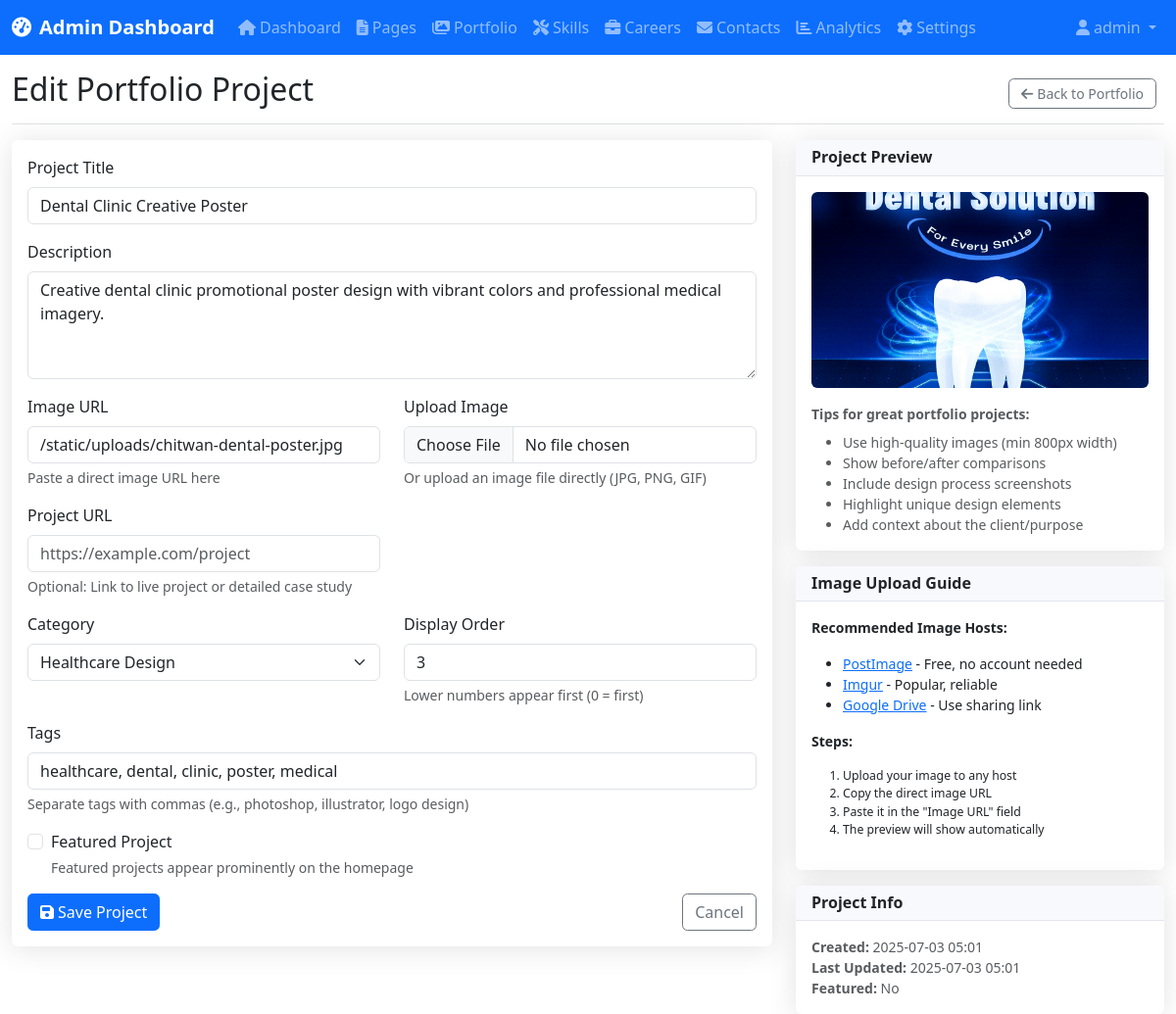
Page /admin/portfolio/11/edit (signed in) on the committed database.
### models.py (models this page shows, shortened)
class Admin(UserMixin, db.Model):
    id = db.Column(db.Integer, primary_key=True)
    username = db.Column(db.String(64), unique=True, nullable=False)
    email = db.Column(db.String(120), unique=True, nullable=False)
    password_hash = db.Column(db.String(256), nullable=False)
    created_at = db.Column(db.DateTime, default=datetime.utcnow)
    last_login = db.Column(db.DateTime)
    active = db.Column(db.Boolean, default=True)

class Portfolio(db.Model):
    id = db.Column(db.Integer, primary_key=True)
    title = db.Column(db.String(200), nullable=False)
    description = db.Column(db.Text)
    image_url = db.Column(db.String(500))
    project_url = db.Column(db.String(500))
    category = db.Column(db.String(100))
    tags = db.Column(db.String(500))  # Comma-separated tags
    is_featured = db.Column(db.Boolean, default=False)
    order_index = db.Column(db.Integer, default=0)
    created_at = db.Column(db.DateTime, default=datetime.utcnow)
    updated_at = db.Column(db.DateTime, default=datetime.utcnow, onupdate=datetime.utcnow)

### admin.py (the view, shortened to what this page needs)
@admin_bp.route('/portfolio/<int:portfolio_id>/edit', methods=['GET', 'POST'])
@login_required
def edit_portfolio(portfolio_id):
    portfolio = Portfolio.query.get_or_404(portfolio_id)
    form = PortfolioForm(obj=portfolio)
    return render_template('admin/portfolio_form.html', form=form, portfolio=portfolio, title='Edit Portfolio Project')

### templates/admin/portfolio_form.html (shortened to what this page needs)
{% extends "admin/base.html" %}
{% block content %}
<div class="d-flex justify-content-between flex-wrap flex-md-nowrap align-items-center pt-3 pb-2 mb-3 border-bottom">
    <h1 class="h2">{{ title }}</h1>
    <div class="btn-toolbar mb-2 mb-md-0">
        <div class="btn-group me-2">
            <a href="{{ url_for('admin.portfolio') }}" class="btn btn-sm btn-outline-secondary">
                <i class="fas fa-arrow-left me-1"></i>Back to Portfolio
            </a>
        </div>
    </div>
</div>
<div class="row">
    <div class="col-lg-8">
        <div class="card shadow">
            <div class="card-body">
                <form method="POST" enctype="multipart/form-data">
                    <div class="mb-3">
                        {{ form.title.label(class="form-label") }}
                        {{ form.title(class="form-control") }}
                    </div>
                    <div class="mb-3">
                        {{ form.description.label(class="form-label") }}
                        {{ form.description(class="form-control", rows="4", placeholder="Describe your project, the tools used, and the design process...") }}
                    </div>
                    <div class="row">
                        <div class="col-md-6">
                            <div class="mb-3">
                                {{ form.image_url.label(class="form-label") }}
                                {{ form.image_url(class="form-control", placeholder="https://example.com/image.jpg") }}
                                <div class="form-text">Paste a direct image URL here</div>
                            </div>
                        </div>
                        <div class="col-md-6">
                            <div class="mb-3">
                                {{ form.image_file.label(class="form-label") }}
                                {{ form.image_file(class="form-control") }}
                                <div class="form-text">Or upload an image file directly (JPG, PNG, GIF)</div>
                            </div>
                        </div>
                        <div class="col-md-6">
                            <div class="mb-3">
                                {{ form.project_url.label(class="form-label") }}
                                {{ form.project_url(class="form-control", placeholder="https://example.com/project") }}
                                <div class="form-text">Optional: Link to live project or detailed case study</div>
                            </div>
                        </div>
                    </div>
                    <div class="row">
                        <div class="col-md-6">
                            <div class="mb-3">
                                {{ form.category.label(class="form-label") }}
                                {{ form.category(class="form-select") }}
                            </div>
                        </div>
                        <div class="col-md-6">
                            <div class="mb-3">
                                {{ form.order_index.label(class="form-label") }}
                                {{ form.order_index(class="form-control", placeholder="0") }}
                                <div class="form-text">Lower numbers appear first (0 = first)</div>
                            </div>
                        </div>
                    </div>
                    <div class="mb-3">
                        {{ form.tags.label(class="form-label") }}
                        {{ form.tags(class="form-control", placeholder="photoshop, logo design, branding, social media") }}
                        <div class="form-text">Separate tags with commas (e.g., photoshop, illustrator, logo design)</div>
                    </div>
                    <div class="form-check mb-3">
                        {{ form.is_featured(class="form-check-input") }}
                        {{ form.is_featured.label(class="form-check-label") }}
                        <div class="form-text">Featured projects appear prominently on the homepage</div>
                    </div>
                    <div class="d-flex justify-content-between">
                        <button type="submit" class="btn btn-primary">
                            <i class="fas fa-save me-1"></i>Save Project
                        </button>
                        <a href="{{ url_for('admin.portfolio') }}" class="btn btn-outline-secondary">Cancel</a>
                    </div>
                </form>
            </div>
        </div>
    </div>
    <div class="col-lg-4">
        <div class="card shadow">
            <div class="card-header">
                <h6 class="m-0 font-weight-bold">Project Preview</h6>
            </div>
            <div class="card-body">
                <div id="image-preview" class="mb-3">
                    {% if portfolio and portfolio.image_url %}
                        <img src="{{ portfolio.image_url }}" class="img-fluid rounded" alt="Project preview" style="max-height: 200px; width: 100%; object-fit: cover;">
                    {% else %}
                        <div class="bg-light rounded d-flex align-items-center justify-content-center" style="height: 200px;">
                            <i class="fas fa-image fa-2x text-muted"></i>
                        </div>
                    {% endif %}
                </div>
                <div class="small text-muted">
                    <strong>Tips for great portfolio projects:</strong>
                    <ul class="mt-2 mb-0">
                        <li>Use high-quality images (min 800px width)</li>
                        <li>Show before/after comparisons</li>
                        <li>Include design process screenshots</li>
                        <li>Highlight unique design elements</li>
                        <li>Add context about the client/purpose</li>
                    </ul>
                </div>
            </div>
        </div>
        <div class="card shadow mt-3">
            <div class="card-header">
                <h6 class="m-0 font-weight-bold">Image Upload Guide</h6>
            </div>
            <div class="card-body small">
                <p><strong>Recommended Image Hosts:</strong></p>
                <ul>
                    <li><a href="https://postimg.cc" target="_blank">PostImage</a> - Free, no account needed</li>
                    <li><a href="https://imgur.com" target="_blank">Imgur</a> - Popular, reliable</li>
                    <li><a href="https://drive.google.com" target="_blank">Google Drive</a> - Use sharing link</li>
                </ul>
                <p class="mt-3"><strong>Steps:</strong></p>
                <ol class="small">
                    <li>Upload your image to any host</li>
                    <li>Copy the direct image URL</li>
                    <li>Paste it in the "Image URL" field</li>
                    <li>The preview will show automatically</li>
                </ol>
            </div>
        </div>
        {% if portfolio %}
        <div class="card shadow mt-3">
            <div class="card-header">
                <h6 class="m-0 font-weight-bold">Project Info</h6>
            </div>
            <div class="card-body small text-muted">
                <div><strong>Created:</strong> {{ portfolio.created_at.strftime('%Y-%m-%d %H:%M') }}</div>
                <div><strong>Last Updated:</strong> {{ portfolio.updated_at.strftime('%Y-%m-%d %H:%M') }}</div>
                <div><strong>Featured:</strong> {{ 'Yes' if portfolio.is_featured else 'No' }}</div>
            </div>
        </div>
        {% endif %}
    </div>
</div>
{% endblock %}

### templates/admin/base.html (shortened to what this page needs)
<!DOCTYPE html>
<html lang="en">
<head>
    <link href="https://cdn.jsdelivr.net/npm/bootstrap@5.3.0/dist/css/bootstrap.min.css" rel="stylesheet">
    <link rel="stylesheet" href="https://cdnjs.cloudflare.com/ajax/libs/font-awesome/6.4.0/css/all.min.css">
    <link rel="stylesheet" href="{{ url_for('static', filename='css/admin.css') }}">
</head>
<body>
    <nav class="navbar navbar-expand-lg navbar-dark bg-primary">
        <div class="container-fluid">
            <a class="navbar-brand" href="{{ url_for('admin.dashboard') }}">
                <i class="fas fa-tachometer-alt me-2"></i>Admin Dashboard
            </a>
            <div class="collapse navbar-collapse" id="navbarNav">
                <ul class="navbar-nav me-auto">
                    <li class="nav-item">
                        <a class="nav-link" href="{{ url_for('admin.dashboard') }}">
                            <i class="fas fa-home me-1"></i>Dashboard
                        </a>
                    </li>
                    <li class="nav-item">
                        <a class="nav-link" href="{{ url_for('admin.pages') }}">
                            <i class="fas fa-file-alt me-1"></i>Pages
                        </a>
                    </li>
                    <li class="nav-item">
                        <a class="nav-link" href="{{ url_for('admin.portfolio') }}">
                            <i class="fas fa-images me-1"></i>Portfolio
                        </a>
                    </li>
                    <li class="nav-item">
                        <a class="nav-link" href="{{ url_for('admin.skills') }}">
                            <i class="fas fa-tools me-1"></i>Skills
                        </a>
                    </li>
                    <li class="nav-item">
                        <a class="nav-link" href="{{ url_for('admin.careers') }}">
                            <i class="fas fa-briefcase me-1"></i>Careers
                        </a>
                    </li>
                    <li class="nav-item">
                        <a class="nav-link" href="{{ url_for('admin.contacts') }}">
                            <i class="fas fa-envelope me-1"></i>Contacts
                        </a>
                    </li>
                    <li class="nav-item">
                        <a class="nav-link" href="{{ url_for('admin.analytics') }}">
                            <i class="fas fa-chart-bar me-1"></i>Analytics
                        </a>
                    </li>
                    <li class="nav-item">
                        <a class="nav-link" href="{{ url_for('admin.settings') }}">
                            <i class="fas fa-cog me-1"></i>Settings
                        </a>
                    </li>
                </ul>
                <ul class="navbar-nav">
                    <li class="nav-item dropdown">
                        <a class="nav-link dropdown-toggle" href="#" role="button" data-bs-toggle="dropdown">
                            <i class="fas fa-user me-1"></i>{{ current_user.username }}
                        </a>
                    </li>
                </ul>
            </div>
        </div>
    </nav>
    <div class="container-fluid">
        <div class="row">
            <main class="col-12">
                {% block content %}{% endblock %}
            </main>
        </div>
    </div>
</body>
</html>

### static/css/admin.css (style rules this page uses)
:root { --primary-color: #4e73df; --success-color: #1cc88a; --info-color: #36b9cc; --warning-color: #f6c23e; --danger-color: #e74a3b; --secondary-color: #858796; --light-color: #f8f9fc; --dark-color: #1a202c; }
.font-weight-bold { font-weight: 700 !important; }
.card { box-shadow: 0 0.15rem 1.75rem 0 rgba(58, 59, 69, 0.15) !important; border: none; }
.card-header { background-color: #f8f9fc; border-bottom: 1px solid #e3e6f0; }
.btn { font-weight: 500; border-radius: 0.35rem; }
.btn-sm { font-size: 0.875rem; padding: 0.25rem 0.75rem; }
.navbar-brand { font-weight: 600; }
.nav-link { font-weight: 500; }

### rows in the picture
Admin: username "admin"
Portfolio: title "Dental Clinic Creative Poster", description "Creative dental clinic promotional poster design with vibrant colors and professional medical imagery.", image_url "/static/uploads/chitwan-dental-poster.jpg", category "Healthcare Design", order_index "3", tags "healthcare, dental, clinic, poster, medical", image_url (picture), created_at "2025-07-03 05:01", updated_at "2025-07-03 05:01", is_featured "No"

### other values in the picture
{{ title }} "Edit Portfolio Project"
